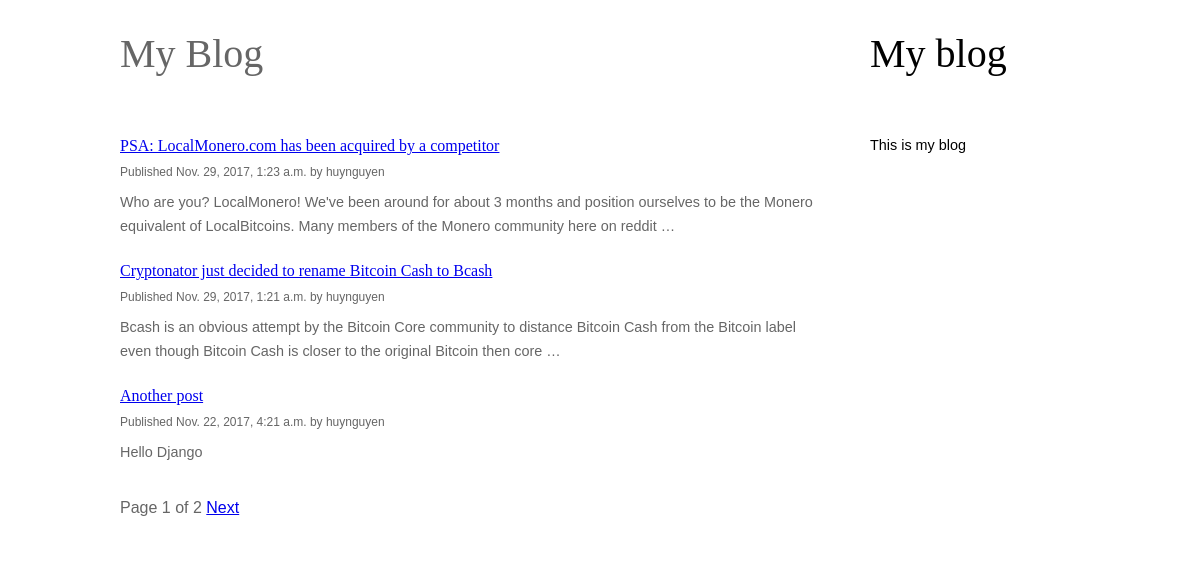
Screenshot of /blog/ with the database file from the repository.
### blog/models.py (models this page shows, shortened)
class Post(models.Model):
    STATUS_CHOICES = (
        ('draft', 'Draft'),
        ('published', 'Published'),
    )
    title = models.CharField(max_length=250)
    slug = models.SlugField(max_length=250, unique_for_date='publish')
    author = models.ForeignKey(User, related_name='blog_posts')
    body = models.TextField()
    publish = models.DateTimeField(default=timezone.now)
    created = models.DateTimeField(auto_now_add=True)
    updated = models.DateTimeField(auto_now=True)
    status = models.CharField(max_length=10, choices=STATUS_CHOICES, default='draft')
    objects = models.Manager()  # default Manager
    published = PublishedManager()
    class Meta:
        ordering = ('-publish',)
    def get_absolute_url(self):
        return reverse('blog:post_detail', args=[self.publish.year,
                                                 self.publish.strftime('%m'),
                                                 self.publish.strftime('%d'),
                                                 self.slug])

### blog/views.py (the view)
class PostListView(ListView):
    queryset = Post.published.all()
    context_object_name = 'posts'
    paginate_by = 3
    template_name = 'blog/post/list.html'

### blog/templates/blog/post/list.html (shortened to what this page needs)
{% extends "blog/base.html" %}
{% block content %}
    <h1>My Blog</h1>
    {% for post in posts %}
        <h2><a href="{{ post.get_absolute_url }}">{{ post.title }}</a></h2>
        <p class="date">Published {{ post.publish }} by {{ post.author }}</p>
        {{ post.body|truncatewords:30|linebreaks }}
    {% endfor %}
    {% include "pagination.html" with page=page_obj %}
{% endblock %}

### blog/static/css/blog.css (style rules this page uses)
body, div, h1, h2, h3, h4, h5, h6, p, ul, ol, li, dl, dt, dd, img, form, fieldset, blockquote { margin: 0; padding: 0; border: 0; }
body { font-family: Helvetica, Arial, Sans-Serif; }
#content #main h2 { font: 1em Georgia, Serif; color: #aaa; margin: 0 0 5px 0; margin-top: 1.5em; }
p { font-size: 0.9em; }
h1 { font: 40px Georgia, Serif; margin-bottom: 1.5em }
.date { font-size: 0.75em; margin-bottom: 0.5em; }

### rows the page displays
Post: title "PSA: LocalMonero.com has been acquired by a competitor", publish "Nov. 29, 2017, 1:23 a.m.", author "huynguyen", body "Who are you? LocalMonero! We've been around for about 3 months and position ourselves to be the Monero equivalent of LocalBitcoins. Many members of the Monero community here on reddit …"
Post: title "Cryptonator just decided to rename Bitcoin Cash to Bcash", publish "Nov. 29, 2017, 1:21 a.m.", author "huynguyen", body "Bcash is an obvious attempt by the Bitcoin Core community to distance Bitcoin Cash from the Bitcoin label even though Bitcoin Cash is closer to the original Bitcoin then core …"
Post: title "Another post", publish "Nov. 22, 2017, 4:21 a.m.", author "huynguyen", body "Hello Django"

### other values shown
{{ page.number }} "1"
{{ page.paginator.num_pages }} "2"
